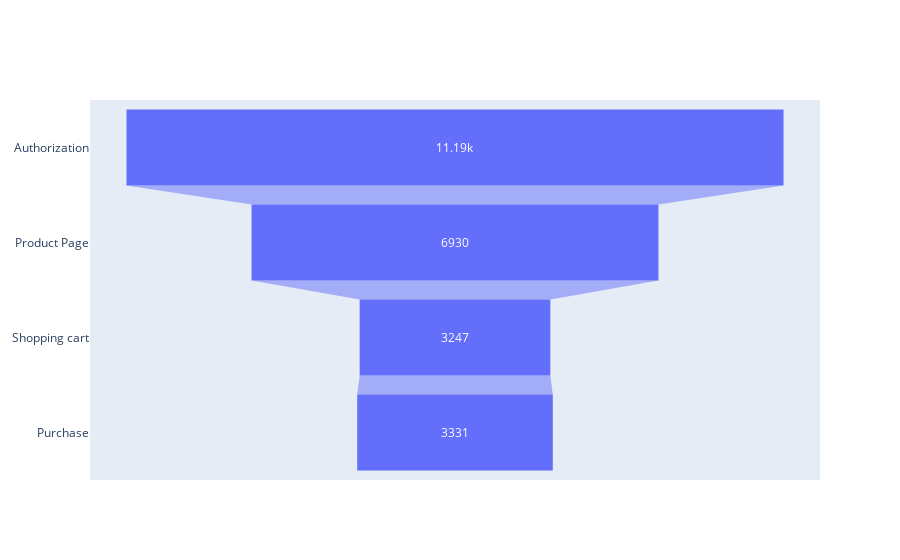

This figure's notebook cell:
### Code cell
# Build a graph of the funnel of events, where the values, broken down by dates, are summarized
fig = go.Figure(go.Funnel(
    y = ["Authorization",
         "Product Page", 
         "Shopping cart", 
         "Purchase"],
    x = [users_funnel.login.sum(), 
         users_funnel.product_page.sum(), 
         users_funnel.product_cart.sum(), 
         users_funnel.purchase.sum()]
    ))
fig.show()

### Figure 1 — Plotly figure (JSON) as saved in the notebook; plotly's stock layout.template omitted (floating-point values rounded to 4 significant figures)
{"data": [{"type": "funnel", "x": [11190, 6930, 3247, 3331], "y": ["Authorization", "Product Page", "Shopping cart", "Purchase"]}], "layout": {}}
